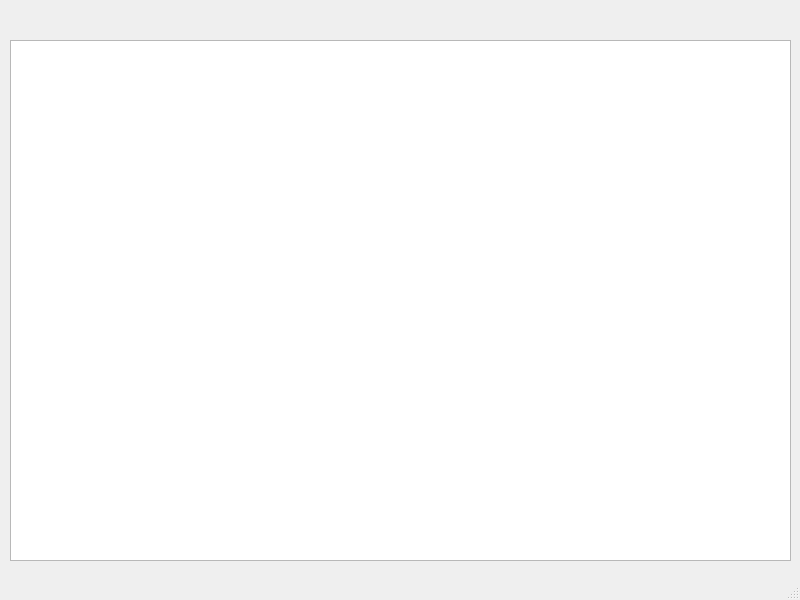
<?xml version="1.0" encoding="UTF-8"?>
<ui version="4.0">
 <class>MainWindow</class>
 <widget class="QMainWindow" name="MainWindow">
  <property name="geometry">
   <rect>
    <x>0</x>
    <y>0</y>
    <width>800</width>
    <height>600</height>
   </rect>
  </property>
  <property name="windowTitle">
   <string>MainWindow</string>
  </property>
  <widget class="QWidget" name="centralwidget">
   <widget class="QTableView" name="tableView">
    <property name="geometry">
     <rect>
      <x>10</x>
      <y>40</y>
      <width>781</width>
      <height>521</height>
     </rect>
    </property>
   </widget>
  </widget>
  <widget class="QMenuBar" name="menubar">
   <property name="geometry">
    <rect>
     <x>0</x>
     <y>0</y>
     <width>800</width>
     <height>21</height>
    </rect>
   </property>
  </widget>
  <widget class="QStatusBar" name="statusbar"/>
 </widget>
 <resources/>
 <connections/>
</ui>
